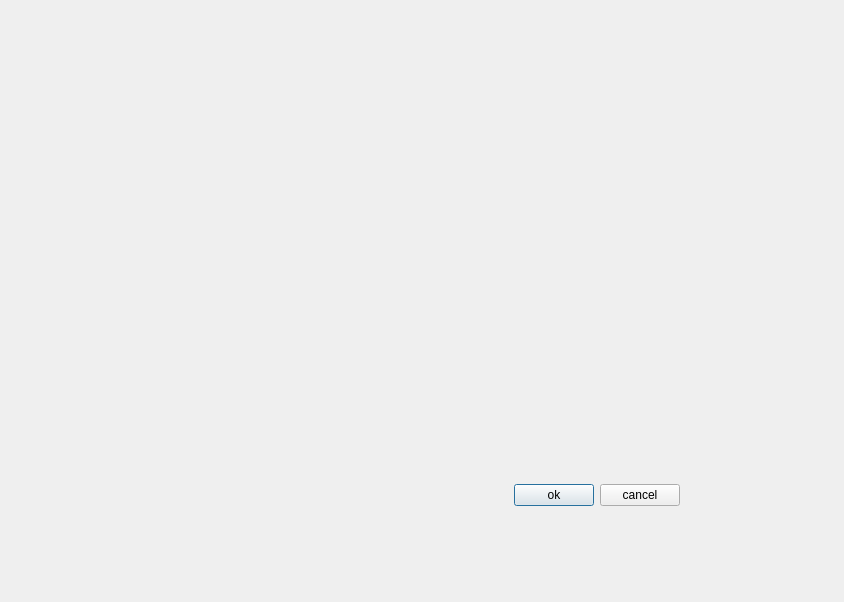
<?xml version="1.0" encoding="UTF-8"?>
<ui version="4.0">
 <class>Dialog</class>
 <widget class="QDialog" name="Dialog">
  <property name="geometry">
   <rect>
    <x>0</x>
    <y>0</y>
    <width>844</width>
    <height>602</height>
   </rect>
  </property>
  <property name="windowTitle">
   <string>Dialog</string>
  </property>
  <widget class="QWidget" name="">
   <property name="geometry">
    <rect>
     <x>70</x>
     <y>480</y>
     <width>610</width>
     <height>30</height>
    </rect>
   </property>
   <layout class="QHBoxLayout" name="horizontalLayout_4">
    <item>
     <spacer name="horizontalSpacer">
      <property name="orientation">
       <enum>Qt::Horizontal</enum>
      </property>
      <property name="sizeHint" stdset="0">
       <size>
        <width>408</width>
        <height>20</height>
       </size>
      </property>
     </spacer>
    </item>
    <item>
     <widget class="QPushButton" name="pushButton_ok">
      <property name="text">
       <string>ok</string>
      </property>
     </widget>
    </item>
    <item>
     <widget class="QPushButton" name="pushButton_cancel">
      <property name="text">
       <string>cancel</string>
      </property>
     </widget>
    </item>
   </layout>
  </widget>
 </widget>
 <resources/>
 <connections/>
</ui>
